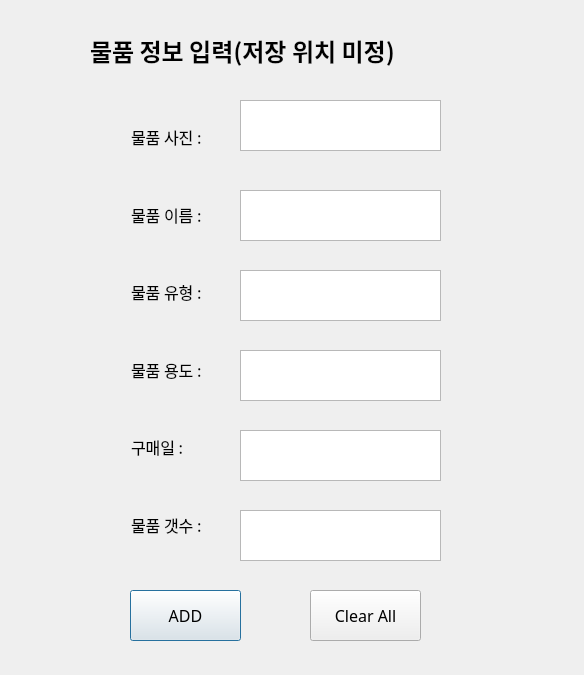
<?xml version="1.0" encoding="UTF-8"?>
<ui version="4.0">
 <class>AddToTempWindow</class>
 <widget class="QDialog" name="AddToTempWindow">
  <property name="geometry">
   <rect>
    <x>0</x>
    <y>0</y>
    <width>584</width>
    <height>675</height>
   </rect>
  </property>
  <property name="windowTitle">
   <string>AddToTempWindow</string>
  </property>
  <widget class="QLabel" name="label">
   <property name="geometry">
    <rect>
     <x>90</x>
     <y>20</y>
     <width>411</width>
     <height>61</height>
    </rect>
   </property>
   <property name="font">
    <font>
     <family>함초롬바탕</family>
     <pointsize>18</pointsize>
     <weight>75</weight>
     <bold>true</bold>
    </font>
   </property>
   <property name="text">
    <string>물품 정보 입력(저장 위치 미정)</string>
   </property>
  </widget>
  <widget class="QWidget" name="layoutWidget_2">
   <property name="geometry">
    <rect>
     <x>120</x>
     <y>90</y>
     <width>111</width>
     <height>481</height>
    </rect>
   </property>
   <layout class="QVBoxLayout" name="verticalLayout_4">
    <item>
     <widget class="QLabel" name="label_16">
      <property name="font">
       <font>
        <family>함초롬바탕</family>
        <pointsize>12</pointsize>
        <weight>50</weight>
        <bold>false</bold>
       </font>
      </property>
      <property name="text">
       <string>물품 사진 : </string>
      </property>
     </widget>
    </item>
    <item>
     <widget class="QLabel" name="label_19">
      <property name="font">
       <font>
        <family>함초롬바탕</family>
        <pointsize>12</pointsize>
        <weight>50</weight>
        <bold>false</bold>
       </font>
      </property>
      <property name="text">
       <string>물품 이름 : </string>
      </property>
     </widget>
    </item>
    <item>
     <widget class="QLabel" name="label_20">
      <property name="font">
       <font>
        <family>함초롬바탕</family>
        <pointsize>12</pointsize>
        <weight>50</weight>
        <bold>false</bold>
       </font>
      </property>
      <property name="text">
       <string>물품 유형 : </string>
      </property>
     </widget>
    </item>
    <item>
     <widget class="QLabel" name="label_21">
      <property name="font">
       <font>
        <family>함초롬바탕</family>
        <pointsize>12</pointsize>
        <weight>50</weight>
        <bold>false</bold>
       </font>
      </property>
      <property name="text">
       <string>물품 용도 : </string>
      </property>
     </widget>
    </item>
    <item>
     <widget class="QLabel" name="label_22">
      <property name="font">
       <font>
        <family>함초롬바탕</family>
        <pointsize>12</pointsize>
        <weight>50</weight>
        <bold>false</bold>
       </font>
      </property>
      <property name="text">
       <string>구매일 : </string>
      </property>
     </widget>
    </item>
    <item>
     <widget class="QLabel" name="label_23">
      <property name="font">
       <font>
        <family>함초롬바탕</family>
        <pointsize>12</pointsize>
        <weight>50</weight>
        <bold>false</bold>
       </font>
      </property>
      <property name="text">
       <string>물품 갯수 : </string>
      </property>
     </widget>
    </item>
   </layout>
  </widget>
  <widget class="QPlainTextEdit" name="plainTextEdit">
   <property name="geometry">
    <rect>
     <x>240</x>
     <y>100</y>
     <width>201</width>
     <height>51</height>
    </rect>
   </property>
   <property name="font">
    <font>
     <pointsize>14</pointsize>
    </font>
   </property>
  </widget>
  <widget class="QPlainTextEdit" name="plainTextEdit_2">
   <property name="geometry">
    <rect>
     <x>240</x>
     <y>190</y>
     <width>201</width>
     <height>51</height>
    </rect>
   </property>
   <property name="font">
    <font>
     <pointsize>14</pointsize>
    </font>
   </property>
  </widget>
  <widget class="QPlainTextEdit" name="plainTextEdit_3">
   <property name="geometry">
    <rect>
     <x>240</x>
     <y>270</y>
     <width>201</width>
     <height>51</height>
    </rect>
   </property>
   <property name="font">
    <font>
     <pointsize>14</pointsize>
    </font>
   </property>
  </widget>
  <widget class="QPlainTextEdit" name="plainTextEdit_4">
   <property name="geometry">
    <rect>
     <x>240</x>
     <y>350</y>
     <width>201</width>
     <height>51</height>
    </rect>
   </property>
   <property name="font">
    <font>
     <pointsize>14</pointsize>
    </font>
   </property>
  </widget>
  <widget class="QPlainTextEdit" name="plainTextEdit_5">
   <property name="geometry">
    <rect>
     <x>240</x>
     <y>430</y>
     <width>201</width>
     <height>51</height>
    </rect>
   </property>
   <property name="font">
    <font>
     <pointsize>14</pointsize>
    </font>
   </property>
  </widget>
  <widget class="QPlainTextEdit" name="plainTextEdit_6">
   <property name="geometry">
    <rect>
     <x>240</x>
     <y>510</y>
     <width>201</width>
     <height>51</height>
    </rect>
   </property>
   <property name="font">
    <font>
     <pointsize>14</pointsize>
    </font>
   </property>
  </widget>
  <widget class="QPushButton" name="addButton">
   <property name="geometry">
    <rect>
     <x>130</x>
     <y>590</y>
     <width>111</width>
     <height>51</height>
    </rect>
   </property>
   <property name="font">
    <font>
     <family>함초롬바탕</family>
     <pointsize>12</pointsize>
    </font>
   </property>
   <property name="text">
    <string>ADD</string>
   </property>
  </widget>
  <widget class="QPushButton" name="clearButton">
   <property name="geometry">
    <rect>
     <x>310</x>
     <y>590</y>
     <width>111</width>
     <height>51</height>
    </rect>
   </property>
   <property name="font">
    <font>
     <family>함초롬바탕</family>
     <pointsize>12</pointsize>
    </font>
   </property>
   <property name="text">
    <string>Clear All</string>
   </property>
  </widget>
 </widget>
 <layoutdefault spacing="6" margin="11"/>
 <resources/>
 <connections>
  <connection>
   <sender>addButton</sender>
   <signal>clicked()</signal>
   <receiver>AddToTempWindow</receiver>
   <slot>addTempItem()</slot>
   <hints>
    <hint type="sourcelabel">
     <x>197</x>
     <y>604</y>
    </hint>
    <hint type="destinationlabel">
     <x>404</x>
     <y>575</y>
    </hint>
   </hints>
  </connection>
  <connection>
   <sender>clearButton</sender>
   <signal>clicked()</signal>
   <receiver>AddToTempWindow</receiver>
   <slot>clear()</slot>
   <hints>
    <hint type="sourcelabel">
     <x>389</x>
     <y>620</y>
    </hint>
    <hint type="destinationlabel">
     <x>525</x>
     <y>610</y>
    </hint>
   </hints>
  </connection>
 </connections>
 <slots>
  <slot>addTempItem()</slot>
  <slot>clear()</slot>
 </slots>
</ui>
